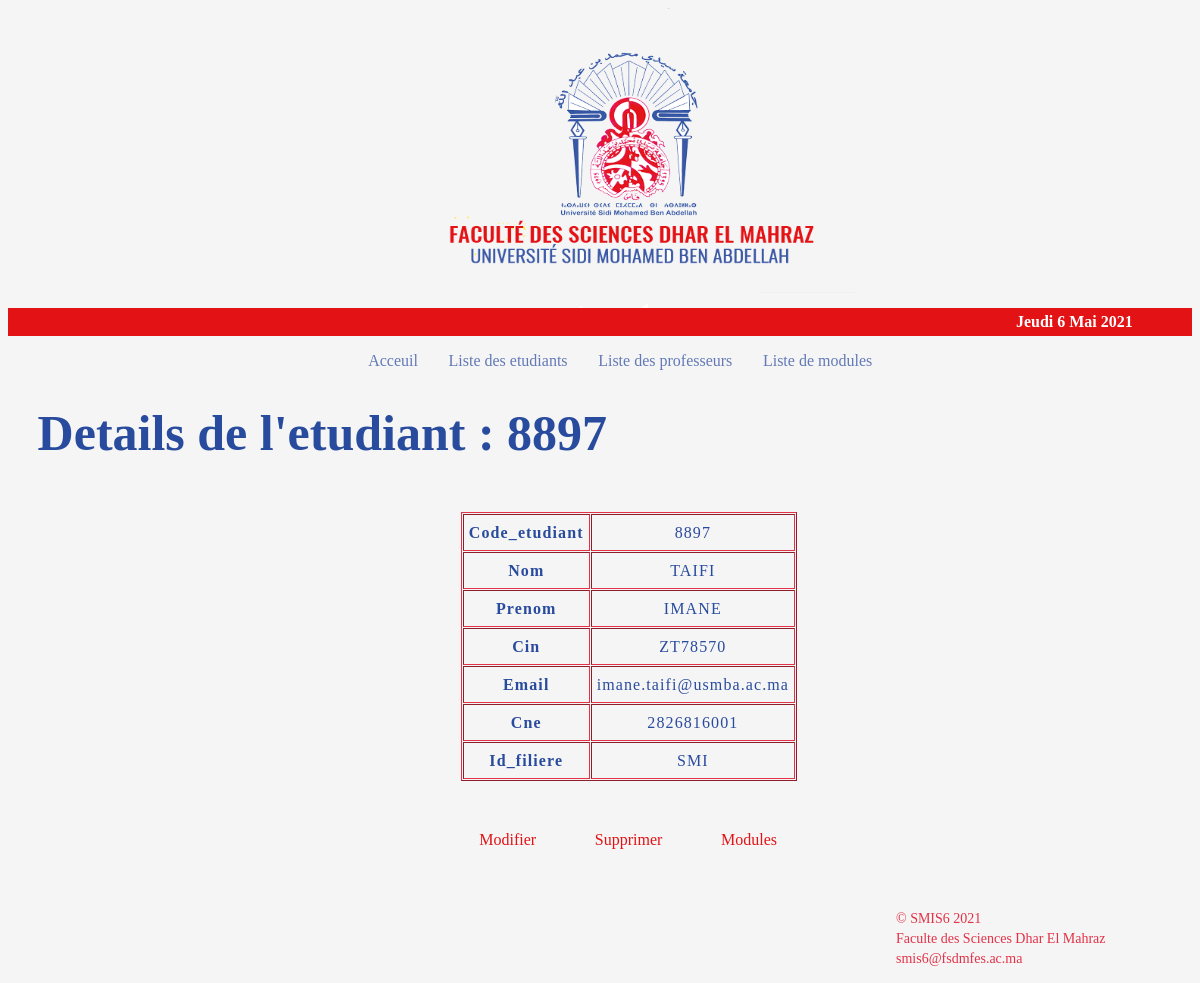
The app's page /website/html/student_details.php?codeE=8897 with its own data.
### tables this page shows
CREATE TABLE `etudiants` (
  `code_etudiant` int(6) NOT NULL,
  `nom` varchar(100) NOT NULL,
  `prenom` varchar(100) NOT NULL,
  `cin` varchar(10) NOT NULL,
  `email` varchar(100) NOT NULL,
  `cne` varchar(14) NOT NULL,
  `id_filiere` varchar(4) NOT NULL
);

### website/html/templates/data.php (called while the page is built, shortened)
<?php
require('config.php');
$sql = 'SELECT * FROM etudiants;';
$result = mysqli_query($conn,$sql);
$etudiants = [];
while($etudiant = mysqli_fetch_assoc($result)){
	$etudiants[] = $etudiant;
}
function getStudentByCode($code){
	global $etudiants;
	foreach ($etudiants as $etudiant) {
			if ($code == $etudiant['code_etudiant']) {
				return $etudiant;
			}
		}
}
?>

### website/html/student_details.php (the view, shortened to what this page needs)
<?php
if (isset($_GET['codeE'])) {
	$code = $_GET['codeE'];
}
require('templates/data.php');
$etudiant = getStudentByCode($code);
?>
<!DOCTYPE html>
<html>
<head>
	<link rel="stylesheet" type="text/css" href="../css/style.css">
</head>
<body>
<header id="mainHeader">
	<?php
		include("templates/header.php");
	 ?>
<?php
	include('templates/nav.php');
?>
	<div id="main">
		<h1>Details de l'etudiant : <?=$code?> </h1>
	</div>
	<div style=" margin-left: 35%">
	    <table border="table" cellspacing="1px" cellpadding="5px">
	    	<?php foreach ($etudiant as $key => $value) {
	    		$Key = ucfirst($key);
	    		echo "
	    			<tr>
		    			<td class = 'keys'> <strong> $Key </strong></td>
		    			<td> $value </td>
	    			</tr>
	    			 ";
	    	}
	    	?>
	    </table>
	</div>
	    <div>
		    <ul>
		    	<li><a  style="color: #E31215; padding-left:14%"
		    			href="modify_student.php?codeE=<?=$code?>">Modifier</a></li>
		    	<li><a  style="color: #E31215;padding-left:4%"
		    			href="delete_student.php?codeE=<?=$code?>">Supprimer</a></li>
				<li><a  style="color: #E31215;padding-left:4%"
		    			href="studentUnits.php?codeE=<?=$code?>">Modules</a></li>
		    </ul>
	    </div>
</header>
<?php
	include('templates/footer.php');
 ?>
</body>
</html>

### website/css/style.css (style rules this page uses)
body { background-color: whitesmoke; }
h1 { color: #294B9E; text-shadow: currentColor; font-size: 50px; padding-left: 2.5%; }
li a { text-decoration: none; color: #6279B6; padding: 5px; }
ul { padding-left: 30%; }
li { display: inline; padding-right:2% }
table { margin-top: 50px; margin-bottom: 50px; margin-left:5%; margin-right:5%; text-align: center; letter-spacing: 1.1px; word-spacing: 1.6px; line-height: 25px; width: 30%; padding: 0; border-color:#E33147; }
td { color: #294B9E; }

### records on screen
etudiants: code_etudiant "8897", nom "TAIFI", prenom "IMANE", cin "ZT78570", email "imane.taifi@usmba.ac.ma", cne "2826816001", id_filiere "SMI"

### other values on screen
$ln["jour"][$jour_de_la_semaine] "Jeudi"
$jour_du_mois "6"
$ln["mois"][$mois] "Mai"
$annee "2021"
$code "8897"
$Key "Code_etudiant"
$Key "Nom"
$Key "Prenom"
$Key "Cin"
$Key "Email"
$Key "Cne"
$Key "Id_filiere"
